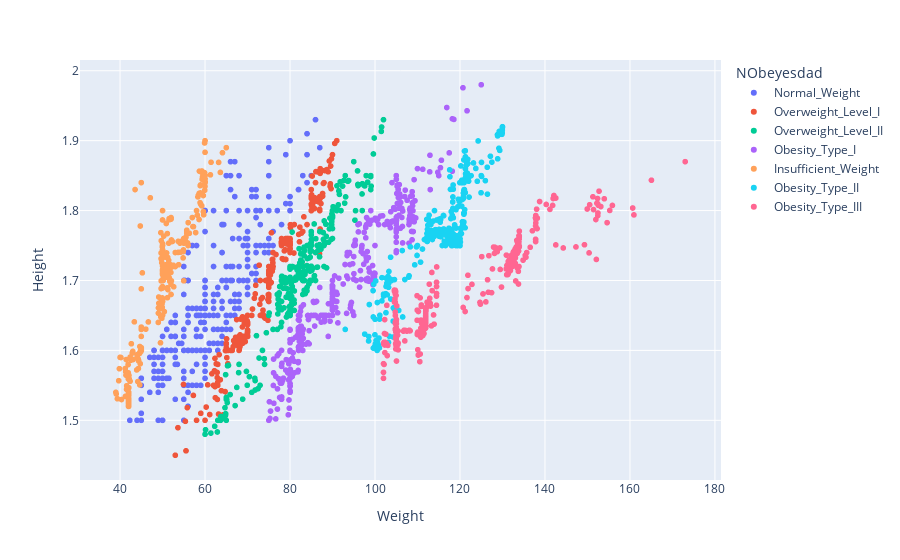

The notebook cell saved with this chart:
### Markdown cell above
## Nivel de obesidad

Es claro que la altura y el peso son determinantes en el Nivel de obesidad, como lo muestra el siguiente gráfico:

### Code cell
px.scatter(DataO,x='Weight',y='Height',color='NObeyesdad')

### Figure 1 — Plotly figure (JSON) as saved in the notebook; plotly's stock layout.template omitted (floating-point values rounded to 4 significant figures; data arrays with more than 128 entries replaced by an {"elided": "..."} marker saying what was removed)
{"data": [{"hovertemplate": "NObeyesdad=Normal_Weight<br>Weight=%{x}<br>Height=%{y}<extra></extra>", "legendgroup": "Normal_Weight", "marker": {"color": "#636efa", "symbol": "circle"}, "mode": "markers", "name": "Normal_Weight", "showlegend": true, "type": "scattergl", "x": {"elided": "287 float values"}, "xaxis": "x", "y": {"elided": "287 float values"}, "yaxis": "y"}, {"hovertemplate": "NObeyesdad=Overweight_Level_I<br>Weight=%{x}<br>Height=%{y}<extra></extra>", "legendgroup": "Overweight_Level_I", "marker": {"color": "#EF553B", "symbol": "circle"}, "mode": "markers", "name": "Overweight_Level_I", "showlegend": true, "type": "scattergl", "x": {"elided": "290 float values"}, "xaxis": "x", "y": {"elided": "290 float values"}, "yaxis": "y"}, {"hovertemplate": "NObeyesdad=Overweight_Level_II<br>Weight=%{x}<br>Height=%{y}<extra></extra>", "legendgroup": "Overweight_Level_II", "marker": {"color": "#00cc96", "symbol": "circle"}, "mode": "markers", "name": "Overweight_Level_II", "showlegend": true, "type": "scattergl", "x": {"elided": "290 float values"}, "xaxis": "x", "y": {"elided": "290 float values"}, "yaxis": "y"}, {"hovertemplate": "NObeyesdad=Obesity_Type_I<br>Weight=%{x}<br>Height=%{y}<extra></extra>", "legendgroup": "Obesity_Type_I", "marker": {"color": "#ab63fa", "symbol": "circle"}, "mode": "markers", "name": "Obesity_Type_I", "showlegend": true, "type": "scattergl", "x": {"elided": "351 float values"}, "xaxis": "x", "y": {"elided": "351 float values"}, "yaxis": "y"}, {"hovertemplate": "NObeyesdad=Insufficient_Weight<br>Weight=%{x}<br>Height=%{y}<extra></extra>", "legendgroup": "Insufficient_Weight", "marker": {"color": "#FFA15A", "symbol": "circle"}, "mode": "markers", "name": "Insufficient_Weight", "showlegend": true, "type": "scattergl", "x": {"elided": "272 float values"}, "xaxis": "x", "y": {"elided": "272 float values"}, "yaxis": "y"}, {"hovertemplate": "NObeyesdad=Obesity_Type_II<br>Weight=%{x}<br>Height=%{y}<extra></extra>", "legendgroup": "Obesity_Type_II", "marker": {"color": "#19d3f3", "symbol": "circle"}, "mode": "markers", "name": "Obesity_Type_II", "showlegend": true, "type": "scattergl", "x": {"elided": "297 float values"}, "xaxis": "x", "y": {"elided": "297 float values"}, "yaxis": "y"}, {"hovertemplate": "NObeyesdad=Obesity_Type_III<br>Weight=%{x}<br>Height=%{y}<extra></extra>", "legendgroup": "Obesity_Type_III", "marker": {"color": "#FF6692", "symbol": "circle"}, "mode": "markers", "name": "Obesity_Type_III", "showlegend": true, "type": "scattergl", "x": {"elided": "324 float values"}, "xaxis": "x", "y": {"elided": "324 float values"}, "yaxis": "y"}], "layout": {"legend": {"title": {"text": "NObeyesdad"}, "tracegroupgap": 0}, "margin": {"t": 60}, "xaxis": {"anchor": "y", "domain": [0, 1], "title": {"text": "Weight"}}, "yaxis": {"anchor": "x", "domain": [0, 1], "title": {"text": "Height"}}}}
